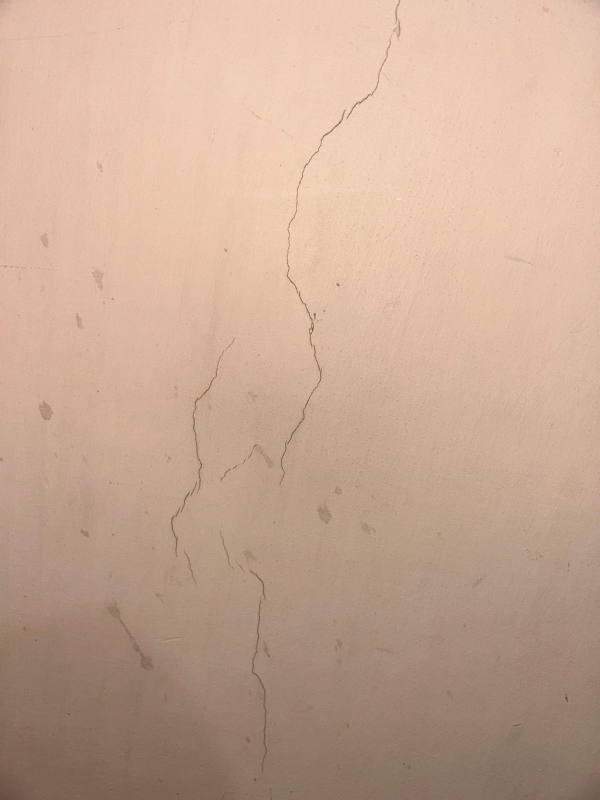
#> input picture sample1.jpeg, 1200 x 1600 px, found by its file name (shown at 1/2 size)
$ python t1.py
#> lines starting #> are read from the running program, lines starting #| are printed output that depends on the picture; after the words box and inside, x2 and y2 are one past the last pixel; in counts of white or black regions, pixels touching at a corner belong together

# [129 lines of commented-out code are left out]


import cv2
import numpy as np
import matplotlib.pyplot as plt

# Constants
MIN_CRACK_AREA = 2000  # Minimum area threshold for cracks
MIN_CRACK_LENGTH = 30  # Minimum crack length in pixels
MIN_CRACK_WIDTH = 5    # Minimum crack width in pixels
SCALE_FACTOR_MM = 0.03341  # Scale factor in mm per pixel (adjust accordingly)

def preprocess_image(image_path):
    """Load and preprocess the image."""
#> called with image_path = 'D:/Desktop/cap1/sample1.jpeg'
    image = cv2.imread(image_path)
#> image is the input picture: shape (1600, 1200, 3); mean B, G, R 146.2, 167.7, 198.7
    gray = cv2.cvtColor(image, cv2.COLOR_BGR2GRAY)
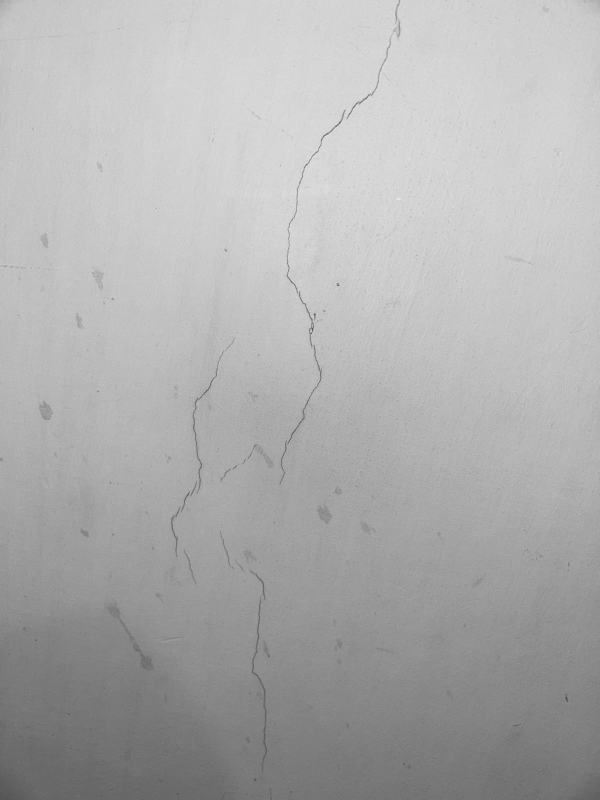
#> gray: shape (1600, 1200) (shown at 1/2 size); min 60, max 234, mean 174.6

    # Use adaptive histogram equalization for better contrast
    clahe = cv2.createCLAHE(clipLimit=2.0, tileGridSize=(8, 8))
    gray = clahe.apply(gray)

    # Enhance the image
    enhanced = cv2.convertScaleAbs(gray, alpha=1.5, beta=10)
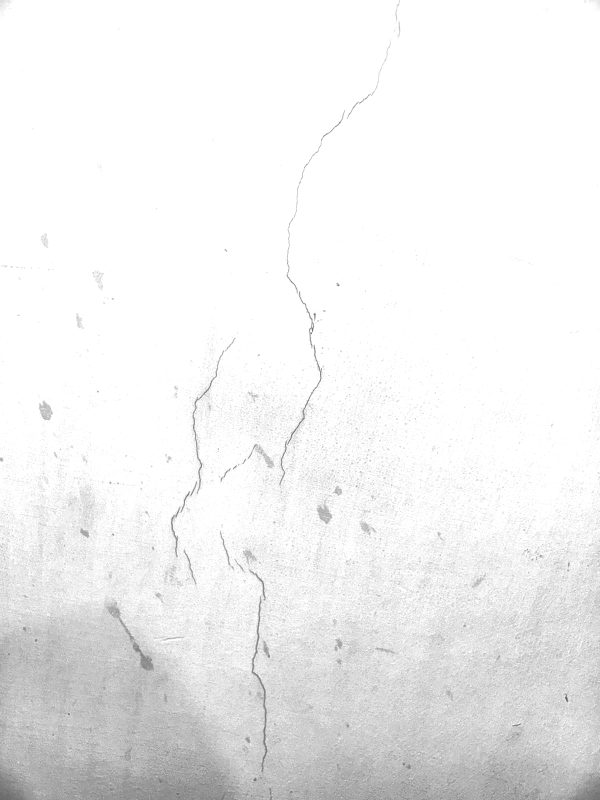
#> enhanced: shape (1600, 1200) (shown at 1/2 size); min 78, max 255, mean 239.6

    return image, enhanced

def detect_cracks(image):
    """Detect cracks using edge detection."""
    blurred = cv2.GaussianBlur(image, (5, 5), 0)
    edges = cv2.Canny(blurred, 50, 150)
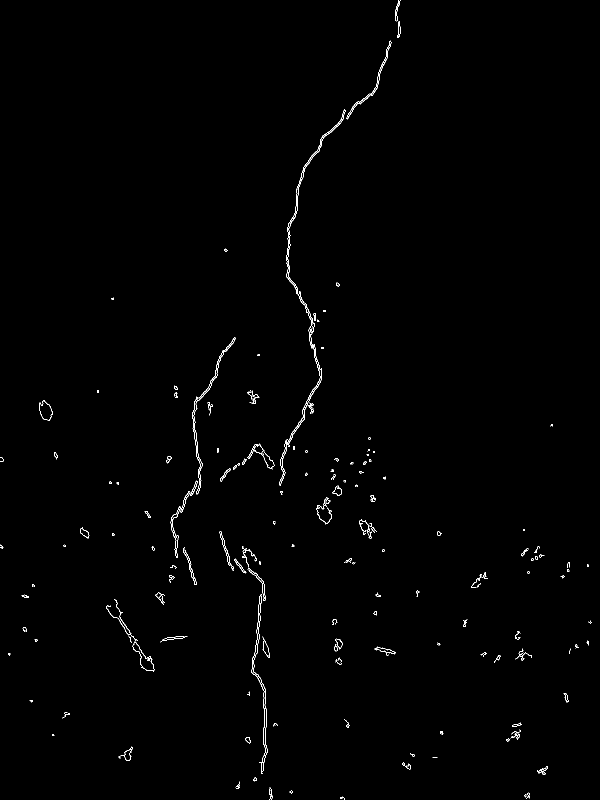
#> edges: shape (1600, 1200) (shown at 1/2 size); 0.56% white in thin lines or dots
    return edges

def segment_crack(image):
    """Segment the crack from the background using adaptive thresholding."""
    thresh = cv2.adaptiveThreshold(image, 255, cv2.ADAPTIVE_THRESH_MEAN_C, cv2.THRESH_BINARY_INV, 11, 2)
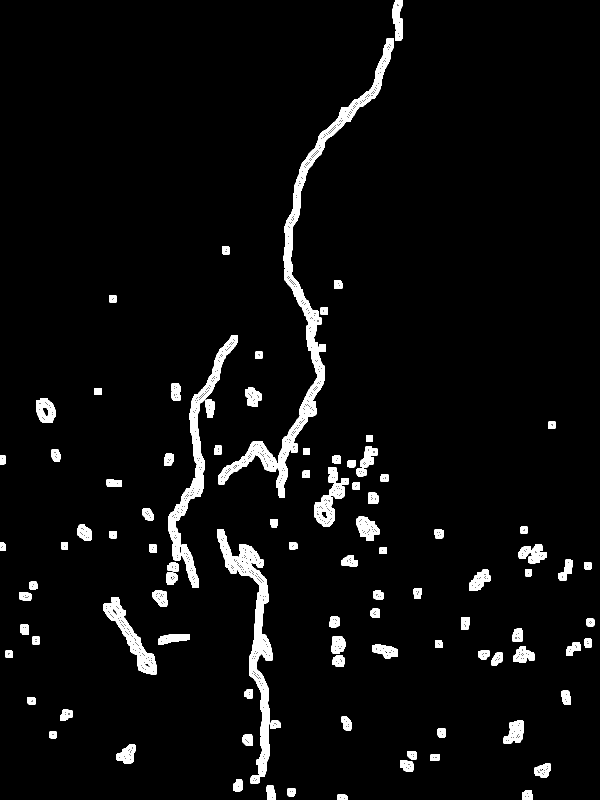
#> thresh: shape (1600, 1200) (shown at 1/2 size); 4.4% white; 123 white regions (23 under 20 px)
    return thresh

def get_longest_thread_length(contour):
    """Calculate the longest thread length using the convex hull of the contour."""
    hull = cv2.convexHull(contour)
    max_dist = 0
    for i in range(len(hull)):
        for j in range(i + 1, len(hull)):
            dist = np.linalg.norm(hull[i] - hull[j])
            max_dist = max(max_dist, dist)

    return max_dist

def get_crack_width(contour, binary_image):
    """Estimate the width of the crack by measuring distances perpendicular to the skeleton."""
    # Create a blank image to draw the contour
    mask = np.zeros_like(binary_image)

    # Draw the contour on the mask
    cv2.drawContours(mask, [contour], -1, 255, thickness=cv2.FILLED)

    # Apply distance transform to get width of dark regions
    dist_transform = cv2.distanceTransform(mask, cv2.DIST_L2, 5)

    # Find the maximum width of the crack
    max_width = np.max(dist_transform)  # Multiply by 2 to get full width
    return max_width

def convert_to_mm(pixels):
    """Convert pixels to millimeters."""
    return pixels * SCALE_FACTOR_MM

def analyze_crack_dimensions(image, original_image):
    """Analyze and measure cracks in the image."""
    contours, _ = cv2.findContours(image, cv2.RETR_EXTERNAL, cv2.CHAIN_APPROX_SIMPLE)
#> contours = 100 contours; largest, box (x1, y1, x2, y2) and area: (553, 76, 788, 976) 17503, (434, 1058, 545, 1568) 11673, (336, 670, 476, 1121) 8965, (207, 1194, 314, 1349) 4404, (436, 882, 555, 969) 3243

    crack_info = []
    for contour in contours:
        area = cv2.contourArea(contour)

        # Filter out very small cracks based on area, length, and width
        if area >= MIN_CRACK_AREA:
            # Calculate actual length (longest thread method)
            length_pixels = get_longest_thread_length(contour)
            width_pixels = get_crack_width(contour, image)

            # Filter out cracks that are too small in length or width
            if length_pixels >= MIN_CRACK_LENGTH and width_pixels >= MIN_CRACK_WIDTH:
                # Convert to millimeters
                length_mm = convert_to_mm(length_pixels)
                width_mm = convert_to_mm(width_pixels)-0.45

                # Store crack information
                crack_info.append({'length_pixels': length_pixels, 'width_pixels': width_pixels, 'length_mm': length_mm, 'width_mm': width_mm})

                # Draw the contour on the image
                cv2.drawContours(original_image, [contour], -1, (0, 255, 0), 2)
#> this loop made 100 passes
#> (area, length_pixels, max_width in get_crack_width, width_pixels, length_mm, width_mm) on pass 39: (4404.5, 177.9, 18.18, 18.18, 5.94, 0.157)
#> (area, length_pixels, width_pixels, length_mm, width_mm) on passes 62, 72, 85, 94, 99: (11673, 515.1, 16.78, 17.21, 0.111), (2786.5, 109.1, 19, 3.65, 0.185), (3243, 124.9, 14.39, 4.17, 0.0309), (8965, 467.3, 13.18, 15.61, -0.00961), (17503, 928.7, 15.39, 31.03, 0.0643)
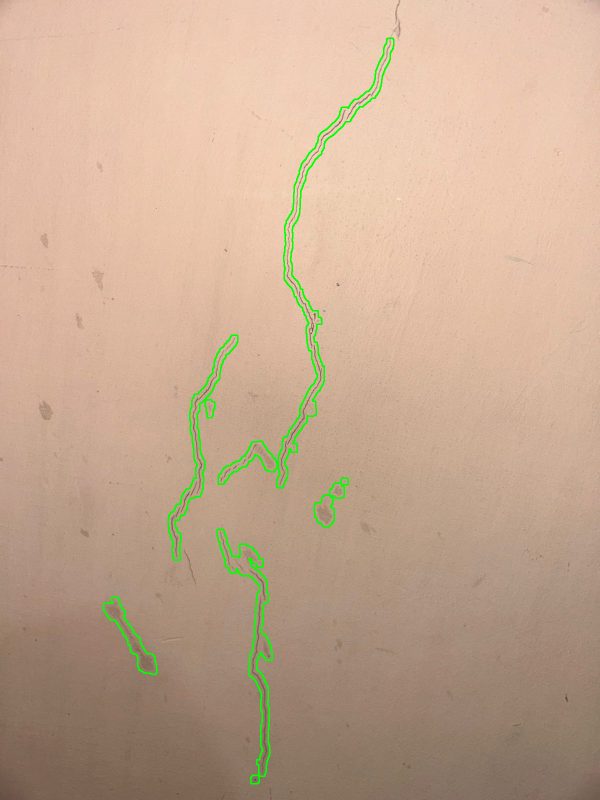
#> original_image: shape (1600, 1200, 3) (shown at 1/2 size); 1.01% of pixels changed, all inside (x1, y1, x2, y2) = (206, 75, 789, 1569)
#> after the loop, crack_info = 6 items

    return crack_info, original_image

def visualize_results(original_image, processed_image, edges, final_image):
    """Visualize the processing steps."""
    fig, ax = plt.subplots(1, 4, figsize=(20, 5))
    titles = ["Original", "Preprocessed", "Edge Detection", "Detected Cracks"]
    images = [
        cv2.cvtColor(original_image, cv2.COLOR_BGR2RGB),
        processed_image,
        edges,
        cv2.cvtColor(final_image, cv2.COLOR_BGR2RGB)
    ]

    for i, (img, title) in enumerate(zip(images, titles)):
        ax[i].imshow(img, cmap='gray' if i != 3 else None)
        ax[i].set_title(title)
        ax[i].axis("off")

    plt.show()

# Example usage
image_path = "D:/Desktop/cap1/sample1.jpeg"  # Replace with your image path
original_image, processed_image = preprocess_image(image_path)
edges = detect_cracks(processed_image)
segmented_image = segment_crack(edges)
crack_dimensions, final_image = analyze_crack_dimensions(segmented_image, original_image)
#> crack_dimensions = 6 items

# Show results
visualize_results(original_image, processed_image, edges, final_image)
#> the loop in visualize_results, `for i, (img, title) in enumerate(zip(images, titles)):` made 4 passes
#> in visualize_results, `plt.show()`:
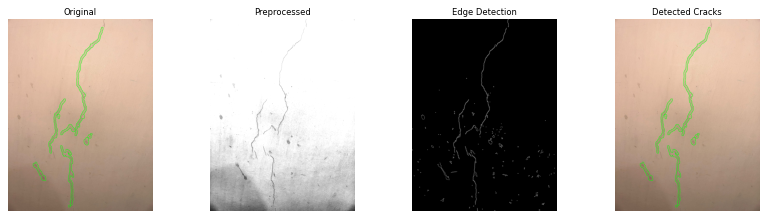
#> figure drawn by matplotlib, 4 panels

# Print crack dimensions
if crack_dimensions:
    print("\nMajor Cracks Detected (in mm):")
    for idx, crack in enumerate(crack_dimensions):
        print(f"Crack {idx+1}: Length={crack['length_mm']:.2f}cm, Width={crack['width_mm']:.2f}cm")
#> this loop made 6 passes
#| Crack 1: Length=5.94cm, Width=0.16cm
#| Crack 2: Length=17.21cm, Width=0.11cm
#| Crack 3: Length=3.65cm, Width=0.18cm
#| Crack 4: Length=4.17cm, Width=0.03cm
#| Crack 5: Length=15.61cm, Width=-0.01cm
#| Crack 6: Length=31.03cm, Width=0.06cm
else:
    print("\nNo cracks detected.")

$ run again, with scale1.jpeg copied over sample1.jpeg
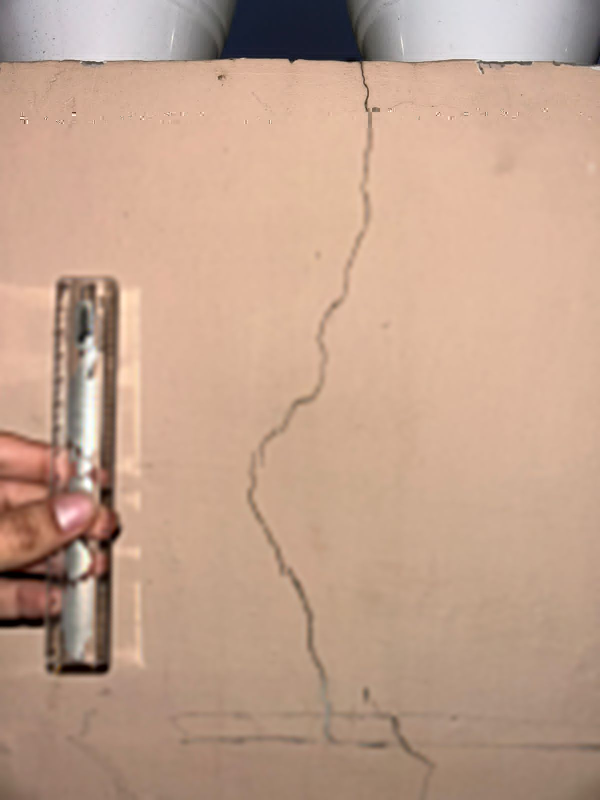
#> input picture scale1.jpeg, 1200 x 1600 px, found by its file name (shown at 1/2 size)
#> in preprocess_image, image is the input picture: shape (1600, 1200, 3); mean B, G, R 141.1, 161.5, 193.6
#> edges: shape (1600, 1200); 0.66% white in thin lines or dots
#> thresh: shape (1600, 1200); 6.3% white; 65 white regions (22 under 20 px)
#> contours = 43 contours; largest, box (x1, y1, x2, y2) and area: (0, 571, 248, 1360) 42430, (0, 57, 1200, 365) 26330, (0, 557, 169, 986) 17504, (147, 562, 216, 809) 9735, (538, 1089, 662, 1378) 5372
#> the loop in analyze_crack_dimensions, `for contour in contours:` made 43 passes
#> (area, length_pixels, max_width in get_crack_width, width_pixels, length_mm, width_mm) on passes 2, 6, 7, 8, 10, 11, 12, 13: (3949.5, 163.7, 14.2, 14.2, 5.47, 0.0243), (5371.5, 312, 15.4, 15.4, 10.42, 0.0645), (2675.5, 106.6, 10.19, 10.19, 3.56, -0.11), (3452.5, 146, 13.98, 13.98, 4.88, 0.0172), (42430.5, 797.3, 27, 27, 26.64, 0.452), (9735, 247.8, 32, 32, 8.28, 0.619), (17504, 428.2, 21, 21, 14.31, 0.252), (3083.5, 171, 14.39, 14.39, 5.71, 0.0307)
#> after the loop in analyze_crack_dimensions, `for contour in contours:`:
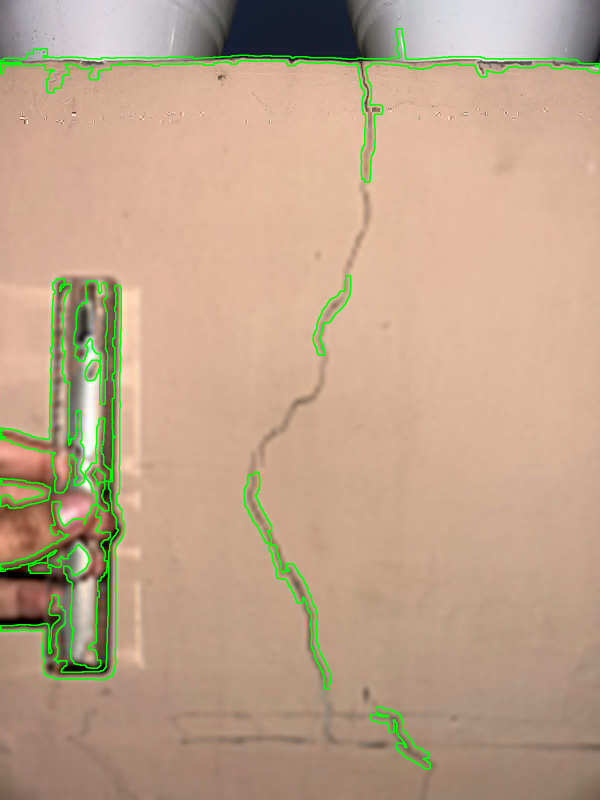
#> original_image: shape (1600, 1200, 3) (shown at 1/2 size); 2.19% of pixels changed, all inside (x1, y1, x2, y2) = (0, 56, 1200, 1539)
#> after the loop in analyze_crack_dimensions, `for contour in contours:`: crack_info = 9 items
#> the loop in visualize_results, `for i, (img, title) in enumerate(zip(images, titles)):` made 4 passes
#> in visualize_results, `plt.show()`:
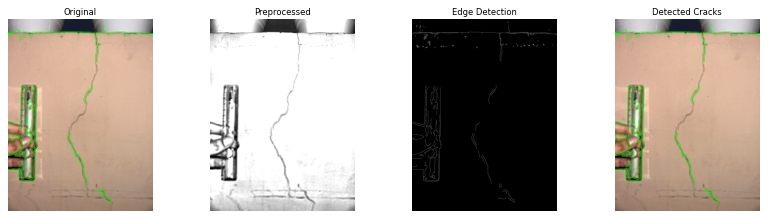
#> figure drawn by matplotlib, 4 panels
#> the loop `for idx, crack in enumerate(crack_dimensions):` made 9 passes
#| Crack 1: Length=5.47cm, Width=0.02cm
#| Crack 2: Length=10.42cm, Width=0.06cm
#| Crack 3: Length=3.56cm, Width=-0.11cm
#| Crack 4: Length=4.88cm, Width=0.02cm
#| Crack 5: Length=26.64cm, Width=0.45cm
#> (further printed lines are left out)
